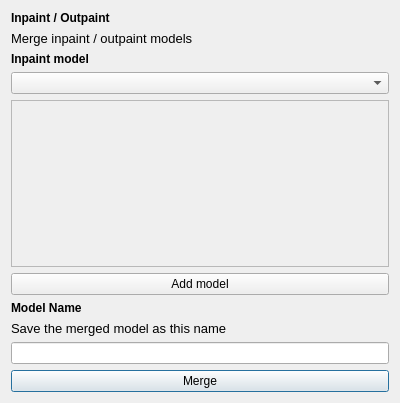
<?xml version="1.0" encoding="UTF-8"?>
<ui version="4.0">
 <class>Dialog</class>
 <widget class="QDialog" name="Dialog">
  <property name="geometry">
   <rect>
    <x>0</x>
    <y>0</y>
    <width>400</width>
    <height>403</height>
   </rect>
  </property>
  <property name="windowTitle">
   <string>Model Merger</string>
  </property>
  <layout class="QGridLayout" name="gridLayout">
   <item row="6" column="0">
    <widget class="QScrollArea" name="models">
     <property name="minimumSize">
      <size>
       <width>0</width>
       <height>150</height>
      </size>
     </property>
     <property name="widgetResizable">
      <bool>true</bool>
     </property>
     <widget class="QWidget" name="scrollAreaWidgetContents">
      <property name="geometry">
       <rect>
        <x>0</x>
        <y>0</y>
        <width>380</width>
        <height>148</height>
       </rect>
      </property>
     </widget>
    </widget>
   </item>
   <item row="11" column="0">
    <widget class="QPushButton" name="merge_button">
     <property name="text">
      <string>Merge</string>
     </property>
    </widget>
   </item>
   <item row="8" column="0">
    <widget class="QLabel" name="label_6">
     <property name="font">
      <font>
       <bold>true</bold>
      </font>
     </property>
     <property name="text">
      <string>Model Name</string>
     </property>
    </widget>
   </item>
   <item row="10" column="0">
    <widget class="QLineEdit" name="model_name"/>
   </item>
   <item row="7" column="0">
    <widget class="QPushButton" name="addModel_button">
     <property name="text">
      <string>Add model</string>
     </property>
    </widget>
   </item>
   <item row="2" column="0">
    <widget class="QLabel" name="label_3">
     <property name="font">
      <font>
       <bold>true</bold>
      </font>
     </property>
     <property name="text">
      <string>Inpaint model</string>
     </property>
    </widget>
   </item>
   <item row="3" column="0">
    <widget class="QComboBox" name="inpaint_models"/>
   </item>
   <item row="1" column="0">
    <widget class="QLabel" name="label_2">
     <property name="font">
      <font>
       <pointsize>10</pointsize>
      </font>
     </property>
     <property name="text">
      <string>Merge inpaint / outpaint models</string>
     </property>
    </widget>
   </item>
   <item row="0" column="0">
    <widget class="QLabel" name="label">
     <property name="font">
      <font>
       <bold>true</bold>
      </font>
     </property>
     <property name="text">
      <string>Inpaint / Outpaint</string>
     </property>
    </widget>
   </item>
   <item row="9" column="0">
    <widget class="QLabel" name="label_4">
     <property name="font">
      <font>
       <pointsize>10</pointsize>
      </font>
     </property>
     <property name="text">
      <string>Save the merged model as this name</string>
     </property>
    </widget>
   </item>
  </layout>
 </widget>
 <resources/>
 <connections/>
</ui>
